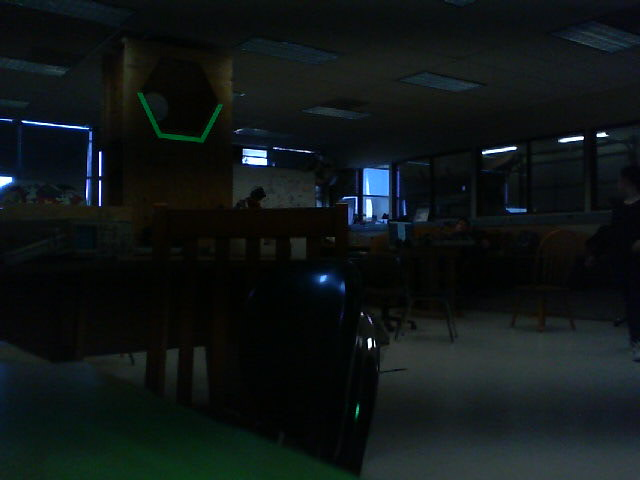
#> input picture PythonCameraCode/TJ/CameraCalibration/2019 Target/my_photo-1.jpg, 640 x 480 px, given in place of the camera
$ python betterContours.py
#> lines starting #> are read from the running program, lines starting #| are printed output that depends on the picture; after the words box and inside, x2 and y2 are one past the last pixel; in counts of white or black regions, pixels touching at a corner belong together
import cv2
import numpy
import math
import colorsys
import time
from enum import Enum

class GripPipeline:
    """
    An OpenCV pipeline generated by GRIP.
    """

    def __init__(self):
        """initializes all values to presets or None if need to be set
        """

        self.__hsv_threshold_hue = [20.0, 90.0]
        self.__hsv_threshold_saturation = [60.0, 255.0]
        self.__hsv_threshold_value = [100.0, 255.0]

        self.hsv_threshold_output = None

        self.__blur_input = self.hsv_threshold_output
        self.__blur_type = BlurType.Median_Filter
        self.__blur_radius = 6.9

        self.blur_output = None

        self.__find_contours_input = self.blur_output
        self.__find_contours_external_only = False

        self.find_contours_output = None


    def process(self, source0):
        """
        Runs the pipeline and sets all outputs to new values.
        """
        # Step HSV_Threshold0:
        self.__hsv_threshold_input = source0
        (self.hsv_threshold_output) = self.__hsv_threshold(self.__hsv_threshold_input, self.__hsv_threshold_hue, self.__hsv_threshold_saturation, self.__hsv_threshold_value)

        # Step Blur0:
        self.__blur_input = self.hsv_threshold_output
        (self.blur_output) = self.__blur(self.__blur_input, self.__blur_type, self.__blur_radius)

        # Step Find_Contours0:
        self.__find_contours_input = self.blur_output
        (self.find_contours_output) = self.__find_contours(self.__find_contours_input, self.__find_contours_external_only)


    @staticmethod
    def __hsv_threshold(input, hue, sat, val):
        """Segment an image based on hue, saturation, and value ranges.
        Args:
            input: A BGR numpy.ndarray.
            hue: A list of two numbers the are the min and max hue.
            sat: A list of two numbers the are the min and max saturation.
            lum: A list of two numbers the are the min and max value.
        Returns:
            A black and white numpy.ndarray.
        """
        out = cv2.cvtColor(input, cv2.COLOR_BGR2HSV)
        return cv2.inRange(out, (hue[0], sat[0], val[0]),  (hue[1], sat[1], val[1]))

    @staticmethod
    def __blur(src, type, radius):
        """Softens an image using one of several filters.
        Args:
            src: The source mat (numpy.ndarray).
            type: The blurType to perform represented as an int.
            radius: The radius for the blur as a float.
        Returns:
            A numpy.ndarray that has been blurred.
        """
        if(type is BlurType.Box_Blur):
            ksize = int(2 * round(radius) + 1)
            return cv2.blur(src, (ksize, ksize))
        elif(type is BlurType.Gaussian_Blur):
            ksize = int(6 * round(radius) + 1)
            return cv2.GaussianBlur(src, (ksize, ksize), round(radius))
        elif(type is BlurType.Median_Filter):
            ksize = int(2 * round(radius) + 1)
            return cv2.medianBlur(src, ksize)
        else:
            return cv2.bilateralFilter(src, -1, round(radius), round(radius))

    @staticmethod
    def __find_contours(input, external_only):
        """Sets the values of pixels in a binary image to their distance to the nearest black pixel.
        Args:
            input: A numpy.ndarray.
            external_only: A boolean. If true only external contours are found.
        Return:
            A list of numpy.ndarray where each one represents a contour.
        """
        if(external_only):
            mode = cv2.RETR_EXTERNAL
        else:
            mode = cv2.RETR_LIST
        method = cv2.CHAIN_APPROX_SIMPLE
        contours, hierarchy =cv2.findContours(input, mode=mode, method=method)
        return contours


BlurType = Enum('BlurType', 'Box_Blur Gaussian_Blur Median_Filter Bilateral_Filter')

gLine  = GripPipeline()

cap = cv2.VideoCapture(0)
kernel = cv2.getStructuringElement(cv2.MORPH_RECT,(4,4))

knownWid = 14.625
knownHgt = 5.875

'''
xVals = [10000, -10000]
yVals = [10000, -10000]

corner1 = [xVals[0], yVals[0]]
corner2 = [xVals[1], yVals[1]]

knownDist = 24.0


runs = 0
sum = 0

def minMax(bRect):
    if(bRect[0] < xVals[0]) :
        xVals[0] = bRect[0]
    if(bRect[1] < yVals[0]) :
        yVals[0] = bRect[1]
    if(bRect[2] > xVals[1]) :
        xVals[1] = bRect[2]
    if(bRect[3] > yVals[1]) :
        yVals[1] = bRect[3]

    corner1 = [xVals[0], yVals[0]]
    corner2 = [xVals[1], yVals[1]]

while(True):
    # Capture frame-by-frame
    ret, src = cap.read()
    startTime = time.time()
    image = src

    xVals = [10000, -10000]
    yVals = [10000, -10000]

    gLine.process(image)

    contours = gLine.find_contours_output

    contours_poly = [None]*len(contours)
    boundRect = [None]*len(contours)

    for i, c in enumerate(contours):
        contours_poly[i] = cv2.approxPolyDP(c, 3, True)
        boundRect[i] = cv2.boundingRect(contours_poly[i])

    i = 0
    for contour in contours:
        r, g, b = colorsys.hsv_to_rgb(i,1,1)
        cv2.drawContours(image, [contour], 0, (b * 255, g * 255, r * 255), 2)
        i = i + 0.1
        if i > 1 :
            i = i - 1
    #postDilate = cv2.dilate(postErode, kernel, iterations=1)

    c = 0
    for i in range(len(contours)):
        r, g, b = colorsys.hsv_to_rgb(c,1,1)
        color = (255 * b, 255 * g, 255 * r)
        c = c + 0.1
        if c > 1:
            c = 0
        cv2.rectangle(image, (int(boundRect[i][0]), int(boundRect[i][1])), \
          (int(boundRect[i][0]+boundRect[i][2]), int(boundRect[i][1]+boundRect[i][3])), color, 2)

        minMax([int(boundRect[i][0]), int(boundRect[i][1]), int(boundRect[i][0]+boundRect[i][2]), int(boundRect[i][1]+boundRect[i][3])])


    if(len(contours) > 0):
        cv2.rectangle(image, (xVals[0], yVals[0]), (xVals[1], yVals[1]), (0, 255, 0), thickness=3)
        #dist = (knownWid * focalLength) / (xVals[1] - xVals[0])
        #dist = (knownHgt * focalLength) / (yVals[1] - yVals[0])
        sum = sum + dist
        runs = runs + 1
        if(runs % 6 == 5):
            print(round(sum/runs, 3))
            sum = 0
            runs = 0

    # Display the resulting frame
    cv2.imshow('frame',image)
    #print(time.time() - startTime)

    if cv2.waitKey(1) & 0xFF == ord('q'):
        break
# When everything done, release the capture
cap.release()
cv2.destroyAllWindows()
'''

width = cap.get(cv2.CAP_PROP_FRAME_WIDTH)
height = cap.get(cv2.CAP_PROP_FRAME_HEIGHT)
centerX = width/2-0.5
centerY = height/2-0.5

y_displacement = 3
hFOV = 61
vFOV = 34.3

focalLength = width/(2*numpy.tan(numpy.radians(hFOV/2)))

while(True):
    # Capture frame-by-frame
    ret, src = cap.read()
#> src is the input picture: shape (480, 640, 3); mean B, G, R 22.3, 22.1, 15.8
    startTime = time.time()
    image = src

    gLine.process(image)
#> in __hsv_threshold, `out = cv2.cvtColor(input, cv2.COLOR_BGR2HSV)`: out: shape (480, 640, 3); mean H, S, V 78.6, 117.1, 25.2
#> in __hsv_threshold, `return cv2.inRange(out, (hue[0], sat[0], val[0]),  (hue[1], sat[1], va..`:
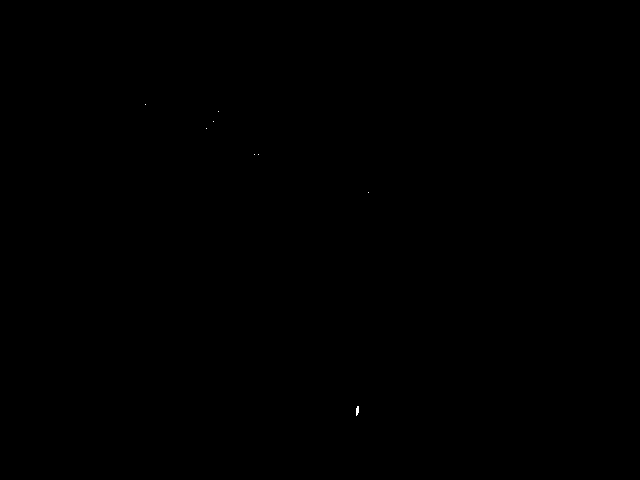
#> returned value: shape (480, 640); 0.01% white in thin lines or dots, all inside (x1, y1, x2, y2) = (145, 104, 369, 416)

    contours = gLine.find_contours_output

    x_angle_table = []
    distance_table = []

    for contour in contours:
        rect = cv2.minAreaRect(contour)
        point, dimensions, angle = rect
        boxPoints = cv2.boxPoints(rect)

        boxPoints = numpy.int0(boxPoints)
        x, y = numpy.sum(boxPoints, axis = 0)/4

        x_angle = numpy.degrees(numpy.arctan((centerX-x)/focalLength))
        y_angle = numpy.degrees(numpy.arctan((centerY-y)/focalLength))

        cv2.drawContours(image,[boxPoints],0,(0,0,255),2)
        cv2.circle(image, (int(x), int(y)), 4, (0, 0, 255))

        distance = y_displacement/numpy.tan(numpy.radians(y_angle))

        x_angle_table.append(x_angle)
        distance_table.append(distance)
#> after the loop, distance_table = []; x_angle_table = []

    # Display the resulting frame
    cv2.imshow('frame',image)
    print(time.time() - startTime)

    if cv2.waitKey(1) & 0xFF == ord('q'):
#> (key q is pressed here)
        break
# When everything done, release the capture
cap.release()
cv2.destroyAllWindows()

$ run again, on PythonCameraCode/TJ/CameraCalibration/2019 Target/my_photo-11.jpg
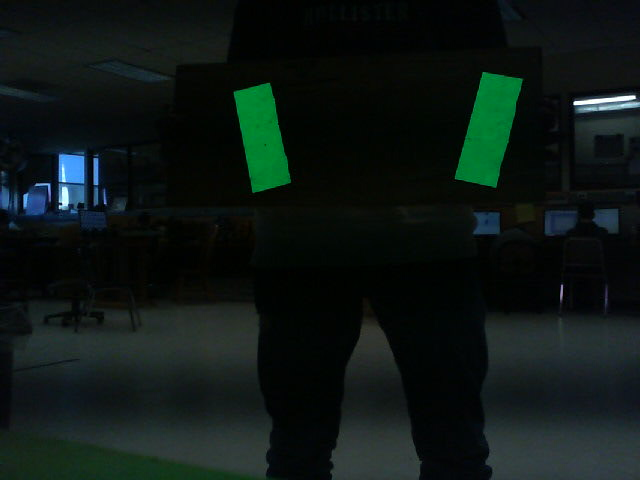
#> input picture PythonCameraCode/TJ/CameraCalibration/2019 Target/my_photo-11.jpg, 640 x 480 px, given in place of the camera
#> src is the input picture: shape (480, 640, 3); mean B, G, R 20.4, 23.3, 13.6
#> out: shape (480, 640, 3); mean H, S, V 77.8, 135.9, 25
#> in __hsv_threshold, `return cv2.inRange(out, (hue[0], sat[0], val[0]),  (hue[1], sat[1], va..`:
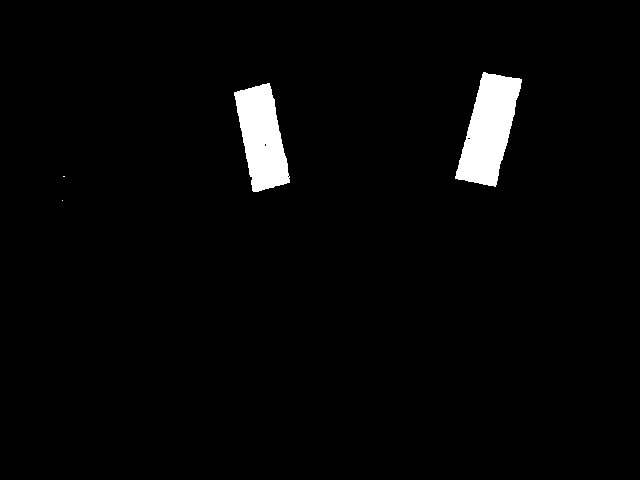
#> returned value: shape (480, 640); 2.7% white; 4 white regions (2 under 20 px), largest, box (x1, y1, x2, y2) and area: (455, 72, 522, 187) 4518, (234, 83, 290, 192) 3894
#> after the loop `for contour in contours:`:
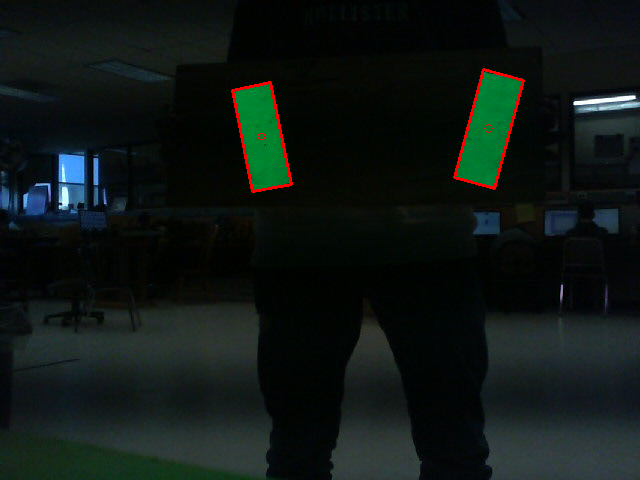
#> image: shape (480, 640, 3); 0.56% of pixels changed, all inside (x1, y1, x2, y2) = (231, 68, 525, 193)
#> after the loop `for contour in contours:`: distance_table = [15.86, 14.68]; x_angle_table = [6.12, -17.28]

$ run again, on PythonCameraCode/TJ/CameraCalibration/2019 Target/my_photo-12.jpg
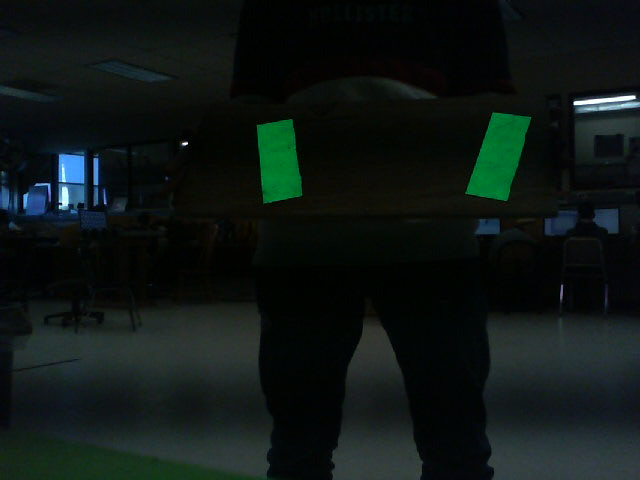
#> input picture PythonCameraCode/TJ/CameraCalibration/2019 Target/my_photo-12.jpg, 640 x 480 px, given in place of the camera
#> src is the input picture: shape (480, 640, 3); mean B, G, R 20.5, 22.5, 14.3
#> out: shape (480, 640, 3); mean H, S, V 77.1, 127.9, 24.4
#> in __hsv_threshold, `return cv2.inRange(out, (hue[0], sat[0], val[0]),  (hue[1], sat[1], va..`:
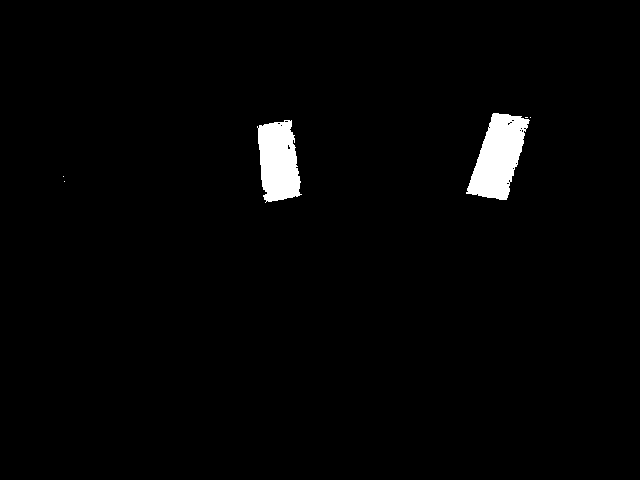
#> returned value: shape (480, 640); 2% white; 6 white regions (4 under 20 px), largest, box (x1, y1, x2, y2) and area: (466, 113, 530, 200) 3288, (257, 120, 302, 203) 2769
#> after the loop `for contour in contours:`:
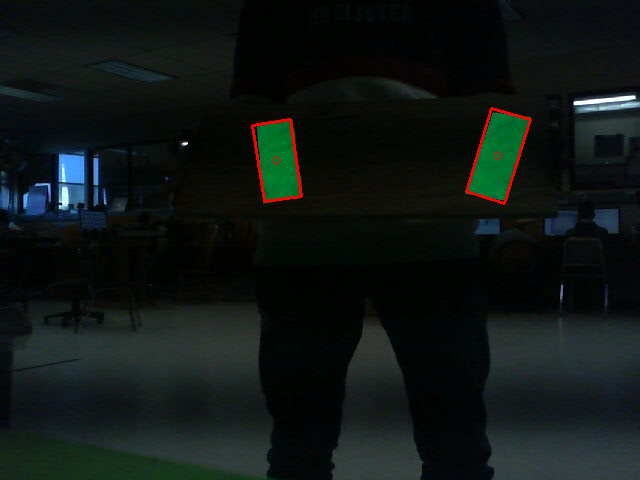
#> image: shape (480, 640, 3); 0.47% of pixels changed, all inside (x1, y1, x2, y2) = (251, 107, 532, 205)
#> after the loop `for contour in contours:`: distance_table = [20.56, 19.34]; x_angle_table = [4.5, -18.17]
